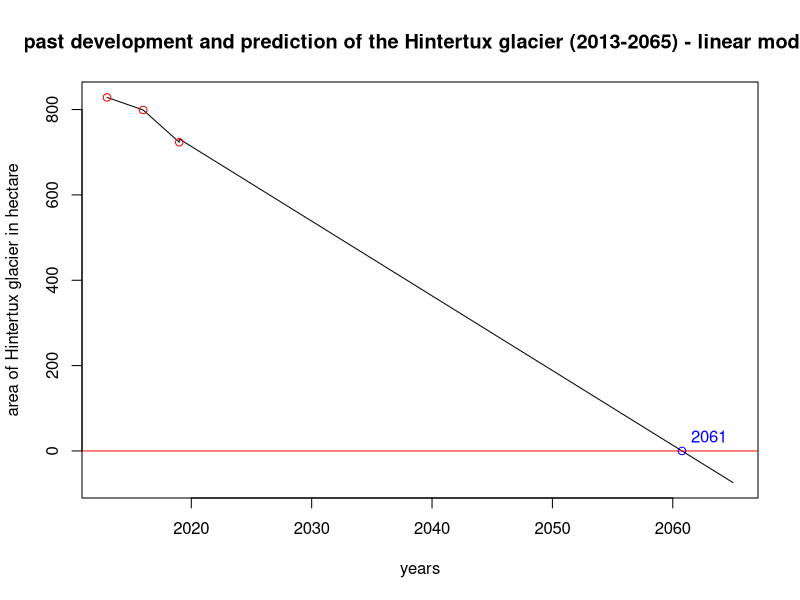
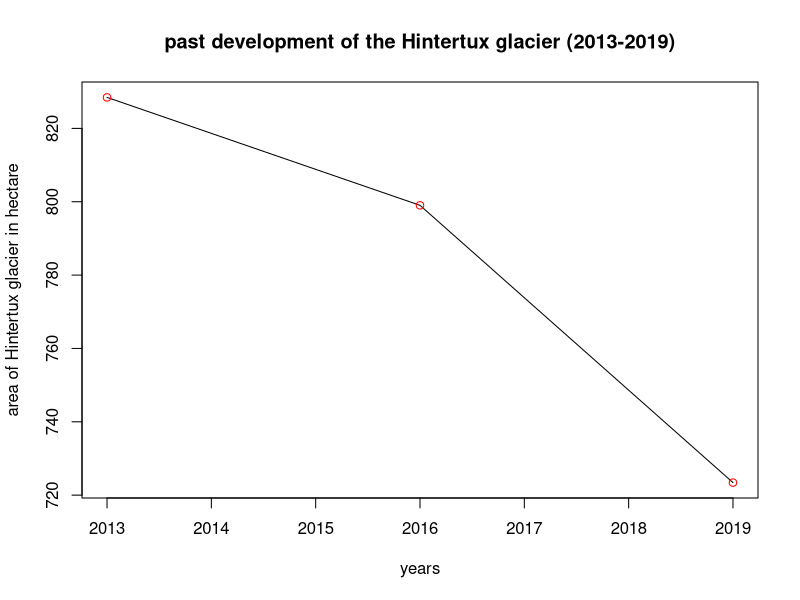
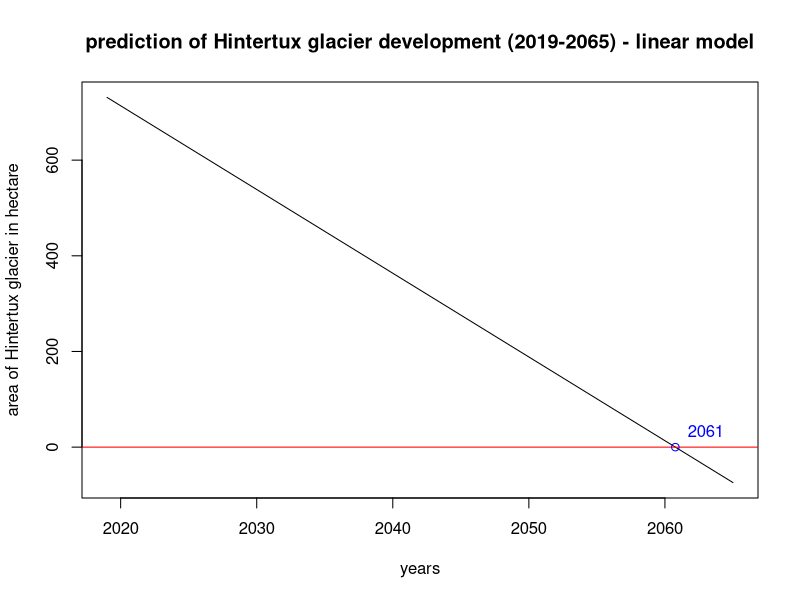
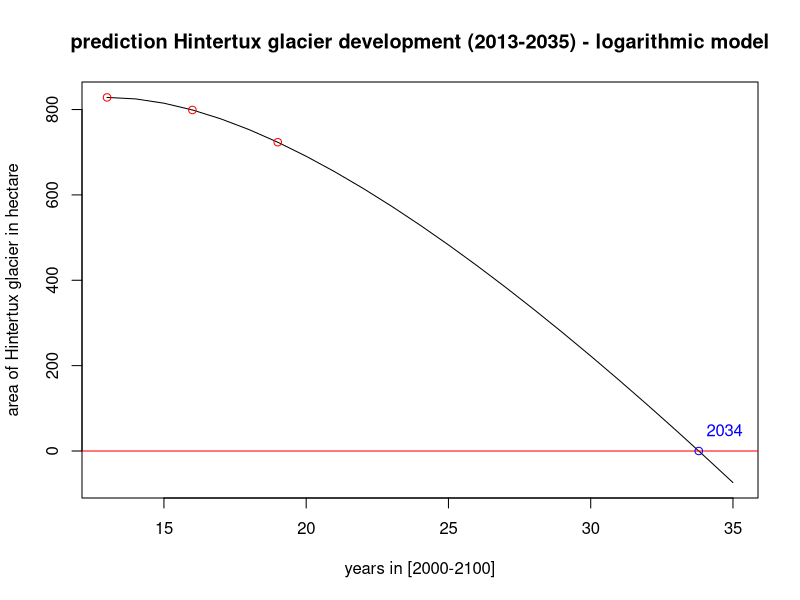

The R source for these figures, in order:
######## prediction script ########
# This is the script to visualize the results of the calculation and use it for predictions. 
# The script already contains values for 2019 and partly 2016 which we have calculated. 
# Either you adapt the given data by your own collected data or use our collected data. 
# You can simply run and adapt the script by yourself and see the results in different plots. 


######## prediction on linear model ######## 
# x and y values for prediction on classification model of 2016
x16 <- c(2013, 2015, 2016, 2017, 2019) # years 
y16 <- c(980.0100, 759.8700, 703.8900, 644.0400, 723.4200) # area in hectare 

# x and y values for prediction on classification model of 2019
x19 <- c(2013, 2016, 2019) # years 
y19 <- c(828.4500, 799.0200, 723.4200) # area in hectare 

# timestamp for prediction 
newdata <- data.frame("x19"=c(2019, 2021, 2023, 2025, 2060, 2065))

# linear model 
linearModel <- lm(y19~x19)

# prediction 
prediction <- predict(linearModel, newdata)

# plot of past course + prediction 
plot(c(x19,2019, 2021,2023,2025,2060, 2065), c(y19,prediction), type="l",xlab="years",ylab="area of Hintertux glacier in hectare", main="past development and prediction of the Hintertux glacier (2013-2065) - linear model")
points(x19,y19,col="red")
abline(h=0, col="red")
points(2060.766, 0, col="blue")
text(x=2063, y=35, labels="2061", col="blue", cex= 1)

# plot of past course 
plot(x19, y19, type="l",xlab="years",ylab="area of Hintertux glacier in hectare", main="past development of the Hintertux glacier (2013-2019)" )
points(x19,y19,col="red")

# plot of prediction 
plot(c(2019, 2021, 2023, 2025, 2060, 2065), prediction, type="l",xlab="years",ylab="area of Hintertux glacier in hectare", main="prediction of Hintertux glacier development (2019-2065) - linear model" )
abline(h=0, col="red")
points(2060.766, 0, col="blue")
text(x=2063, y=35, labels="2061", col="blue", cex= 1.0)


######## prediction on logarithmic model ######## 
# values we have calculated on classification model of 2019
x <- c(13, 16, 19) # years 
y <- c(828.4500, 799.0200, 723.4200) # area in hectare 

xt <- -log(x)
logarithmicModel <- lm(y~x+xt)

logarithmicFunction <- function(x){logarithmicModel$coefficients[1]+logarithmicModel$coefficients[2]*x+logarithmicModel$coefficients[3]*-log(x)}

# years which are considered 
newx <- c(13:35)

# calculation of the x-axial-section
uniroot(logarithmicFunction, c(20,100))

plot(newx, logarithmicFunction(newx), type="l", ylab="area of Hintertux glacier in hectare", xlab="years in [2000-2100]", main="prediction Hintertux glacier development (2013-2035) - logarithmic model")
points(x,y,col="red")
abline(h=0, col="red")
points(33.79766, 0, col="blue")
text(x=34.7, y=50, labels="2034", col="blue", cex= 1)
 


